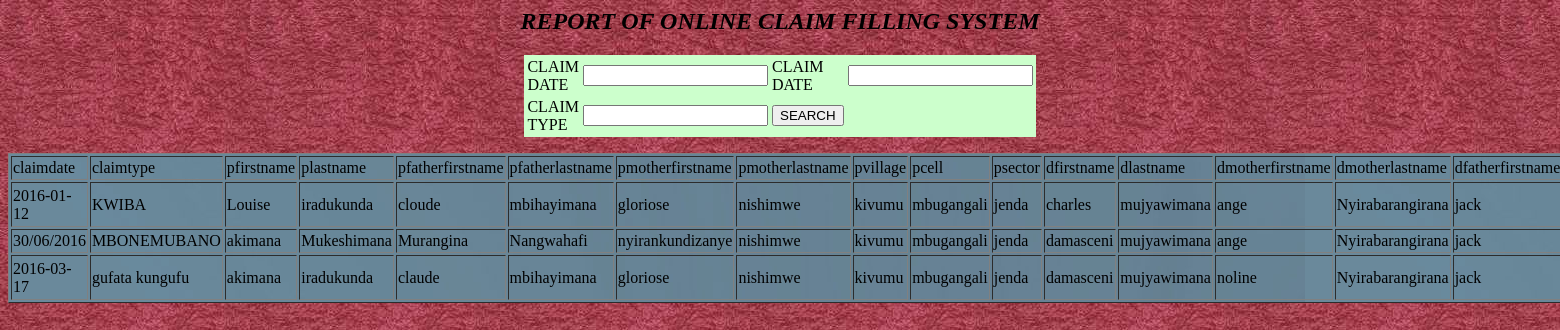
The page /searchdisplayvillagereport1.php on the database its author committed.
### tables this page shows
CREATE TABLE IF NOT EXISTS `plaintiff` (
  `pid` int(200) NOT NULL AUTO_INCREMENT,
  `pfirstname` varchar(150) NOT NULL,
  `plastname` varchar(150) NOT NULL,
  `pemail` varchar(150) NOT NULL,
  `pfatherfirstname` varchar(100) NOT NULL,
  `pfatherlastname` varchar(100) NOT NULL,
  `pmotherfirstname` varchar(100) NOT NULL,
  `pmotherlastname` varchar(100) NOT NULL,
  `pvillage` varchar(12) NOT NULL,
  `pcell` varchar(12) NOT NULL,
  `psector` varchar(12) NOT NULL,
  PRIMARY KEY (`pid`)
);

CREATE TABLE IF NOT EXISTS `claim` (
  `claimid` int(100) NOT NULL AUTO_INCREMENT,
  `claimtype` varchar(100) NOT NULL,
  `claimdetail` text NOT NULL,
  `claimdate` varchar(100) NOT NULL,
  `claimpleaddate` varchar(100) NOT NULL,
  `pid` int(200) NOT NULL,
  `did` int(200) NOT NULL,
  `cid` int(200) NOT NULL,
  `vid` int(200) NOT NULL,
  `sid` int(200) NOT NULL,
  `disid` int(200) NOT NULL,
  `userid` int(200) NOT NULL,
  PRIMARY KEY (`claimid`)
);

CREATE TABLE IF NOT EXISTS `defendant` (
  `did` int(200) NOT NULL AUTO_INCREMENT,
  `dfirstname` varchar(100) NOT NULL,
  `dlastname` varchar(100) NOT NULL,
  `demail` varchar(100) NOT NULL,
  `dfatherfirstname` varchar(100) NOT NULL,
  `dfatherlastname` varchar(100) NOT NULL,
  `dmotherfirstname` varchar(100) NOT NULL,
  `dmotherlastname` varchar(100) NOT NULL,
  `dvillage` text NOT NULL,
  `dcell` text NOT NULL,
  `dsector` text NOT NULL,
  PRIMARY KEY (`did`)
);

### searchdisplayvillagereport1.php (the view, shortened to what this page needs)
<html>
<head><title> report</title>
<link rel="stylesheet" href="coda-slider.css" type="text/css" charset="utf-8" />
</head>
<body id="d">
<?php
echo"<link rel='stylesheet' type='text/css' href='v.css'>";
$select=mysql_query('select claim.claimdate,claim.claimtype,plaintiff.pfirstname,plaintiff.plastname,plaintiff.pfatherfirstname,plaintiff.pfatherlastname,plaintiff.pmotherfirstname,plaintiff.pmotherlastname,plaintiff.pvillage,plaintiff.pcell,plaintiff.psector,defendant.dfirstname,defendant.dlastname,defendant.dmotherfirstname,defendant.dmotherlastname,defendant.dfatherfirstname,defendant.dfatherlastname,defendant.dvillage,defendant.dcell,defendant.dsector,decition.decdescription,decition.deccomment,decition.decreaddate,decition.decdeliverdorgan
from plaintiff
join claim
on
plaintiff.pid=claim.pid
join
defendant
on
defendant.did=claim.did
join
decition
on
claim.claimid=decition.claimid where decition.decid in(select decition.decid from decition
join
user
on user.userid=decition.userid where user.categories="village president")');
echo'<h2 style="background-color:margenta" ><center><b><i><MARQUEE behavior="alternate" bgcolor="#CC9900">REPORT OF ONLINE CLAIM FILLING SYSTEM        </MARQUEE></i></b></h2></center>';
echo"<center>
<form method='post' action='displayvillagechiefreport1.php' >
<table width='149' bgcolor='#CCFFCC'>
<tr><td>CLAIM DATE<td><input type='text' name='claimdate1' required='required'/></td><td>CLAIM DATE</td><td><input type='text' name='claimdate4' required='required'/></td>
<tr><td>CLAIM TYPE</td><td><input type='text' name='claimtype' required='required'/></td>
<td><input type='submit' name='search' value='SEARCH'/></td></tr>
</table>
</form>
</center>";
echo"<table border='1' width='100' height='150'background='images/back1.jpg'>";
echo"<tr><td>claimdate</td><td>claimtype</td><td>pfirstname</td><td>plastname</td><td>pfatherfirstname</td><td>pfatherlastname</td><td>pmotherfirstname
</td><td>pmotherlastname</td><td>pvillage</td><td>pcell</td><td>psector</td><td>dfirstname</td><td>dlastname</td><td>dmotherfirstname</td><td>dmotherlastname</td><td>dfatherfirstname</td><td>dfatherlastname</td><td>dvillage</td><td>dcell</td><td>dsector</td><td>decdescription</td><td>deccomment</td><td>decreaddate</td><td>decdeliverdorgan</td></tr>";
while($row=mysql_fetch_array($select))
{
echo"<tr>";
echo"<td>".$row['claimdate']."</td>";
echo"<td>".$row['claimtype']."</td>";
echo"<td>".$row['pfirstname']."</td>";
echo"<td>".$row['plastname']."</td>";
echo"<td>".$row['pfatherfirstname']."</td>";
echo"<td>".$row['pfatherlastname']."</td>";
echo"<td>".$row['pmotherfirstname']."</td>";
echo"<td>".$row['pmotherlastname']."</td>";
echo"<td>".$row['pvillage']."</td>";
echo"<td>".$row['pcell']."</td>";
echo"<td>".$row['psector']."</td>";
echo"<td>".$row['dfirstname']."</td>";
echo"<td>".$row['dlastname']."</td>";
echo"<td>".$row['dmotherfirstname']."</td>";
echo"<td>".$row['dmotherlastname']."</td>";
echo"<td>".$row['dfatherfirstname']."</td>";
echo"</tr>";
}
echo'</center></table>';
echo"</body>";
?>
</html>

### coda-slider.css (style rules this page uses)
#d { background: url(images/image/carpet2.jpg); }

### rows shown on the page
plaintiff: claim.claimdate "2016-01-12", claim.claimtype "KWIBA", pfirstname "Louise", plastname "iradukunda", pfatherfirstname "cloude", pfatherlastname "mbihayimana", pmotherfirstname "gloriose", pmotherlastname "nishimwe", pvillage "kivumu", pcell "mbugangali", psector "jenda", defendant.dfirstname "charles", defendant.dlastname "mujyawimana", defendant.dmotherfirstname "ange", defendant.dmotherlastname "Nyirabarangirana", defendant.dfatherfirstname "jack"
plaintiff: claim.claimdate "30/06/2016", claim.claimtype "MBONEMUBANO", pfirstname "akimana", plastname "Mukeshimana", pfatherfirstname "Murangina", pfatherlastname "Nangwahafi", pmotherfirstname "nyirankundizanye", pmotherlastname "nishimwe", pvillage "kivumu", pcell "mbugangali", psector "jenda", defendant.dfirstname "damasceni", defendant.dlastname "mujyawimana", defendant.dmotherfirstname "ange", defendant.dmotherlastname "Nyirabarangirana", defendant.dfatherfirstname "jack"
plaintiff: claim.claimdate "2016-03-17", claim.claimtype "gufata kungufu", pfirstname "akimana", plastname "iradukunda", pfatherfirstname "claude", pfatherlastname "mbihayimana", pmotherfirstname "gloriose", pmotherlastname "nishimwe", pvillage "kivumu", pcell "mbugangali", psector "jenda", defendant.dfirstname "damasceni", defendant.dlastname "mujyawimana", defendant.dmotherfirstname "noline", defendant.dmotherlastname "Nyirabarangirana", defendant.dfatherfirstname "jack"
